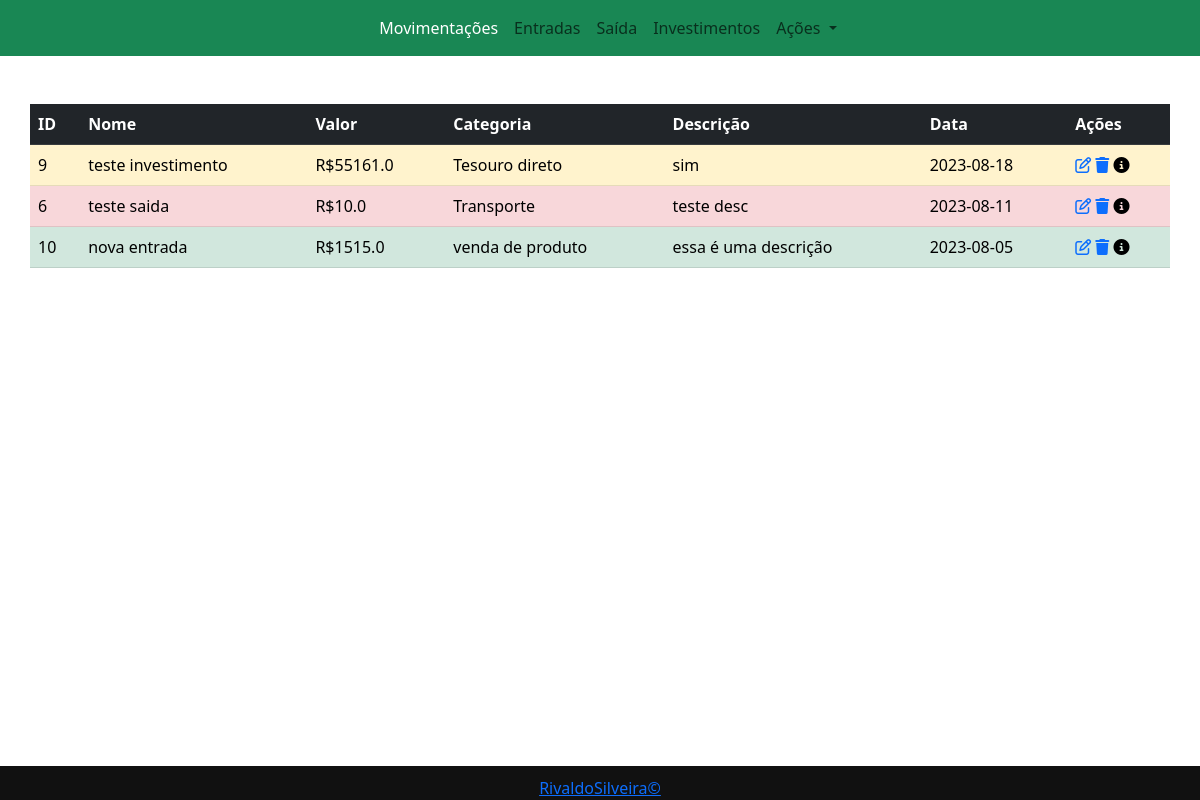
Page /movimentacoes on the committed database.
### tables this page shows
CREATE TABLE "Movimentacoes" (
	"ID"	INTEGER NOT NULL UNIQUE,
	"nome"	TEXT NOT NULL,
	"tipo"	TEXT,
	"valor"	REAL NOT NULL,
	"categoria"	INTEGER,
	"descricao"	TEXT,
	"data"	TEXT NOT NULL,
	PRIMARY KEY("ID" AUTOINCREMENT)
);

### app.py (the view)
@app.route('/movimentacoes')
def movimentacoes():
    cursor.execute("SELECT * FROM Movimentacoes ORDER BY data DESC")
    data = cursor.fetchall()
    return render_template('index.html', page = "movimentacoes", contador = 0, data = data)

### templates/index.html (shortened to what this page needs)
{% extends 'templatebase.html' %}
{% block content %}
<div class="container pt-5">
    <div class="row">
        <table class="table">
            <thead>
            <tr class="table-dark">
                <th scope="col">ID</th>
                <th scope="col">Nome</th>
                <th scope="col">Valor</th>
                <th scope="col">Categoria</th>
                <th scope="col">Descrição</th>
                <th scope="col">Data</th>
                <th scope="col">Ações</th>
            </tr>
            </thead>
            <tbody>
            {% for i in data %}
                <tr {% if i[2] == "entrada": %}
                        class="table-success"
                    {% elif i[2] == "saida": %}
                        class="table-danger"
                    {% elif i[2] == "investimento": %}
                        class="table-warning"
                    {% endif %}
                         >
                    <td>{{ i[0] }}</td>
                    <td>{{ i[1] }}</td>
                    <td>R${{ i[3] }}</td>
                    <td>{{ i[4] }}</td>
                    <td id="table-desc">{{ i[5] }}</td>
                    <td>{{ i[6] }}</td>
                    <td>
                        <a href="http://localhost:5000/editar?id={{ i[0] }}"><i class="fa-regular fa-pen-to-square"></i></a>
                        <a href="http://localhost:5000/deletar?id={{ i[0] }}"><i class="fa-solid fa-trash"></i></a>
                        <i class="fa-solid fa-circle-info" onclick="test{{i}}" data-bs-toggle="modal" data-bs-target="#exampleModal"></i>
                      </td>
                </tr>
            {% endfor %}
            </tbody>
        </table>
    </div>
</div>
{% endblock %}

### templates/templatebase.html (shortened to what this page needs)
<!DOCTYPE html>
<html>
  <head>
    <link href="https://cdn.jsdelivr.net/npm/bootstrap@5.3.0/dist/css/bootstrap.min.css" rel="stylesheet" />
  </head>
  <body>
    <nav class="navbar navbar-expand-lg bg-success">
      <div class="container-fluid justify-content-center">
        <div class="collapse navbar-collapse flex-grow-0" id="navbarNavDropdown">
          <ul class="navbar-nav">
            <li class="nav-item">
              <a class="nav-link" aria-current="page" href="http://localhost:5000/movimentacoes" id="link-nav-movimentacoes">Movimentações</a>
            </li>
            <li class="nav-item">
              <a class="nav-link" aria-current="page" href="http://localhost:5000/entradas" id="link-nav-entrada">Entradas</a>
            </li>
            <li class="nav-item">
              <a class="nav-link" href="http://localhost:5000/saidas" id="link-nav-saida">Saída</a>
            </li>
            <li class="nav-item">
              <a class="nav-link" href="http://localhost:5000/investimentos" id="link-nav-investimento">Investimentos</a>
            </li>
            <li class="nav-item dropdown">
              <a class="nav-link dropdown-toggle" href="#" role="button" data-bs-toggle="dropdown" aria-expanded="false" id="link-nav-relatorio"> Ações </a>
            </li>
          </ul>
        </div>
      </div>
    </nav>
    {% block content%}
    {% endblock %}
<footer>
  <a href="https://rivaldosilveira.com.br">RivaldoSilveira©</a>
</footer>
  </body>
</html>

### rows in the picture
Movimentacoes: ID "9", nome "teste investimento", valor "55161.0", categoria "Tesouro direto", descricao "sim", data "2023-08-18"
Movimentacoes: ID "6", nome "teste saida", valor "10.0", categoria "Transporte", descricao "teste desc", data "2023-08-11"
Movimentacoes: ID "10", nome "nova entrada", valor "1515.0", categoria "venda de produto", descricao "essa é uma descrição", data "2023-08-05"
